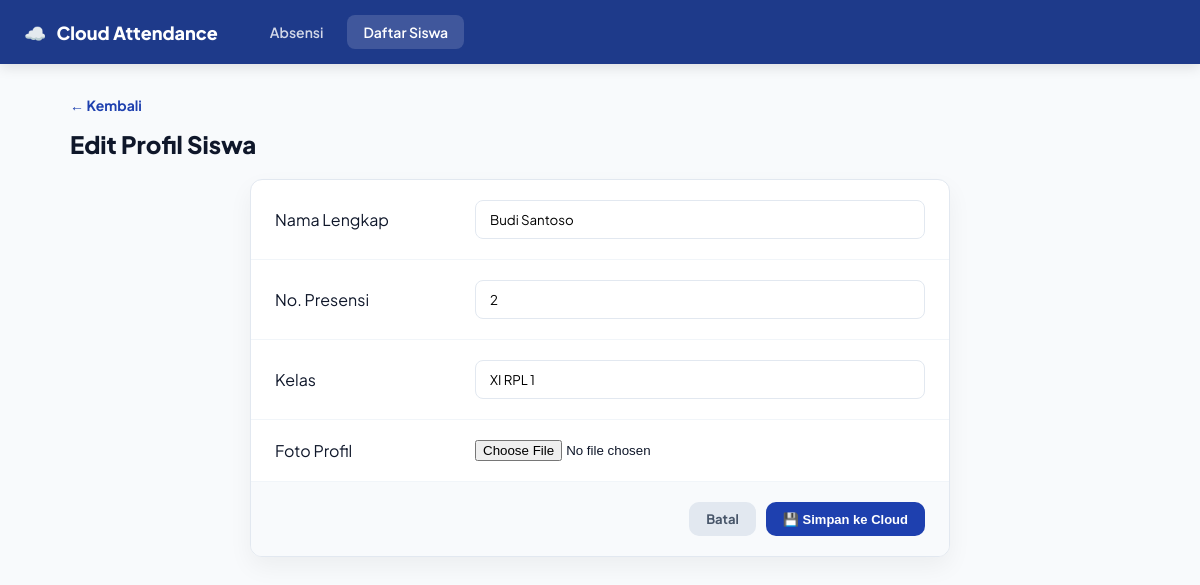
The page /siswa.php?edit=2 on the database its author committed.
### tables this page shows
CREATE TABLE IF NOT EXISTS siswa (
    id           INT AUTO_INCREMENT PRIMARY KEY,
    nama         VARCHAR(100)  NOT NULL,
    no_presensi  VARCHAR(10)   DEFAULT NULL,
    kelas        VARCHAR(30)   NOT NULL,
    foto         VARCHAR(255)  DEFAULT NULL,
    created_at   TIMESTAMP     DEFAULT CURRENT_TIMESTAMP
);

### siswa.php (the view, shortened to what this page needs)
<?php
require_once 'koneksi.php';
$s3_base_url = "https://bucketku-uploads.s3.us-east-1.amazonaws.com/uploads/";
$edit_data = null;
if (isset($_GET['edit'])) {
    $edit_data = $conn->query("SELECT * FROM siswa WHERE id=".intval($_GET['edit']))->fetch_assoc();
}
$mode = isset($_GET['tambah']) ? 'tambah' : ($edit_data ? 'edit' : 'list');
$siswa_list = $conn->query("SELECT * FROM siswa ORDER BY kelas, CAST(no_presensi AS UNSIGNED), nama");
?>
<!DOCTYPE html>
<html lang="id">
<head>
</head>
<body>
<nav class="nav">
    <div class="nav-brand"><span>☁️</span> Cloud Attendance</div>
    <div class="nav-links">
        <a href="index.php" class="nav-link">Absensi</a>
        <a href="siswa.php" class="nav-link active">Daftar Siswa</a>
    </div>
</nav>
<div class="page">
    <?php if ($mode === 'list'): ?>
    <div class="page-header">
        <h1 class="page-title">Database Siswa</h1>
        <a href="siswa.php?tambah=1" class="btn btn-primary">＋ Tambah Siswa</a>
    </div>
    <div class="table-wrap">
        <table>
            <thead>
                <tr>
                    <th>Nama Siswa</th>
                    <th>No. Presensi</th>
                    <th>Kelas</th>
                    <th>Foto (S3)</th>
                    <th>Aksi</th>
                </tr>
            </thead>
            <tbody>
            <?php if ($siswa_list && $siswa_list->num_rows > 0):
                while ($s = $siswa_list->fetch_assoc()): ?>
            <tr>
                <td style="font-weight:700"><?=htmlspecialchars($s['nama'])?></td>
                <td style="font-weight:600"><?=htmlspecialchars($s['no_presensi'] ?? '-')?></td>
                <td><span class="badge-kelas"><?=htmlspecialchars($s['kelas'])?></span></td>
                <td class="td-foto">
                    <?php if (!empty($s['foto'])): ?>
                        <img src="<?= $s3_base_url . htmlspecialchars($s['foto']) ?>" onclick="bukaLB(this.src)">
                    <?php else: ?>
                        <div style="width:60px; height:60px; background:#f1f5f9; border-radius:10px; display:flex; align-items:center; justify-content:center; color:#cbd5e1">👤</div>
                    <?php endif; ?>
                </td>
                <td>
                    <div style="display:flex; gap:6px;">
                        <a href="siswa.php?edit=<?=$s['id']?>" class="btn btn-edit">✏️</a>
                        <a href="siswa.php?hapus=<?=$s['id']?>" class="btn btn-delete" onclick="return confirm('Hapus siswa?')">🗑️</a>
                    </div>
                </td>
            </tr>
            <?php endwhile; else: ?>
            <tr><td colspan="5" style="text-align:center; padding:60px; color:#94a3b8;">Belum ada data siswa.</td></tr>
            <?php endif; ?>
            </tbody>
        </table>
    </div>
    <?php elseif ($mode === 'tambah' || $mode === 'edit'): ?>
    <a href="siswa.php" style="text-decoration:none; color:var(--blue); font-size:14px; font-weight:700; display:block; margin-bottom:15px;">← Kembali</a>
    <h1 class="page-title" style="margin-bottom:20px"><?= $mode === 'tambah' ? 'Tambah Siswa Baru' : 'Edit Profil Siswa' ?></h1>
    <div class="form-card">
        <form method="POST" enctype="multipart/form-data">
            <div class="form-body">
                <div class="form-row">
                    <label>Nama Lengkap</label>
                    <input type="text" name="nama" class="form-input" value="<?= $edit_data['nama'] ?? '' ?>" required>
                </div>
                <div class="form-row">
                    <label>No. Presensi</label>
                    <input type="text" name="no_presensi" class="form-input" value="<?= $edit_data['no_presensi'] ?? '' ?>" required>
                </div>
                <div class="form-row">
                    <label>Kelas</label>
                    <input type="text" name="kelas" class="form-input" value="<?= $edit_data['kelas'] ?? '' ?>" required>
                </div>
                <div class="form-row">
                    <label>Foto Profil</label>
                    <div style="display:flex; align-items:center; gap:15px;">
                        <input type="file" name="foto" id="fotoInput" accept="image/*">
                    </div>
                </div>
            </div>
            <div class="form-footer">
                <a href="siswa.php" class="btn" style="background:#e2e8f0; color:#475569;">Batal</a>
                <button type="submit" class="btn btn-primary">💾 Simpan ke Cloud</button>
            </div>
        </form>
    </div>
    <?php endif; ?>
</div>
</body>
</html>

### siswa.php (style rules this page uses)
*, *::before, *::after { box-sizing: border-box; margin: 0; padding: 0; }
:root { --blue: #1e40af; --blue-dk: #1e3a8a; --blue-lt: #eff6ff; --green: #16a34a; --amber: #d97706; --red: #dc2626; --red-lt: #fef2f2; --gray-0: #ffffff; --gray-1: #f8fafc; --gray-2: #f1f5f9; --gray-3: #e2e8f0; --gray-5: #64748b; --gray-7: #0f172a; --radius: 12px; --shadow: 0 1px 3px rgba(0,0,0,.1); }
body { font-family: 'Plus Jakarta Sans', sans-serif; background: var(--gray-1); color: var(--gray-7); min-height: 100vh; }
.nav { background: var(--blue-dk); padding: 0 24px; display: flex; align-items: center; height: 64px; gap: 16px; box-shadow: 0 4px 12px rgba(0,0,0,.1); }
.nav-brand { color: #fff; font-weight: 800; font-size: 18px; display: flex; align-items: center; gap: 10px; }
.nav-links { display: flex; gap: 8px; margin-left: 20px; }
.nav-link { color: rgba(255,255,255,.8); font-size: 14px; font-weight: 600; padding: 8px 16px; border-radius: 8px; text-decoration: none; transition: 0.2s; }
.nav-link:hover, .nav-link.active { background: rgba(255,255,255,.15); color: #fff; }
.page { max-width: 1100px; margin: 32px auto; padding: 0 20px 40px; }
.page-title { font-size: 24px; font-weight: 800; color: var(--gray-7); }
.btn { display: inline-flex; align-items: center; gap: 6px; font-size: 13px; font-weight: 700; padding: 8px 16px; border-radius: 10px; border: 1px solid transparent; cursor: pointer; text-decoration: none; transition: 0.2s; }
.btn-primary { background: var(--blue); color: #fff; }
.form-card { background: var(--gray-0); border: 1px solid var(--gray-3); border-radius: var(--radius); box-shadow: 0 10px 25px rgba(0,0,0,.05); max-width: 700px; margin: 0 auto; overflow: hidden; }
.form-row { display: grid; grid-template-columns: 180px 1fr; border-bottom: 1px solid var(--gray-2); padding: 20px 24px; gap: 20px; align-items: center; }
.form-input { padding: 10px 14px; border: 1.5px solid var(--gray-3); border-radius: 8px; width: 100%; font-family: inherit; }
.form-footer { padding: 20px 24px; background: var(--gray-1); display: flex; gap: 10px; justify-content: flex-end; }

### rows shown on the page
siswa: nama "Budi Santoso", no_presensi "2", kelas "XI RPL 1"
